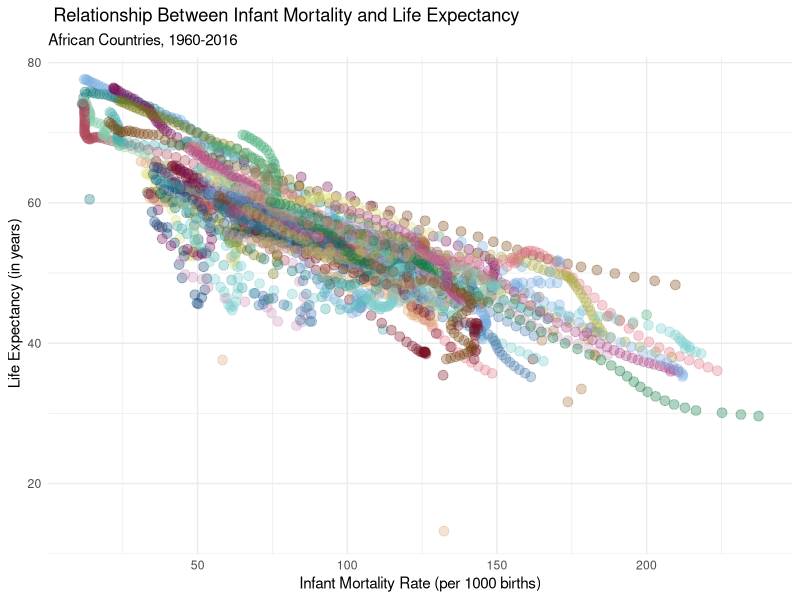
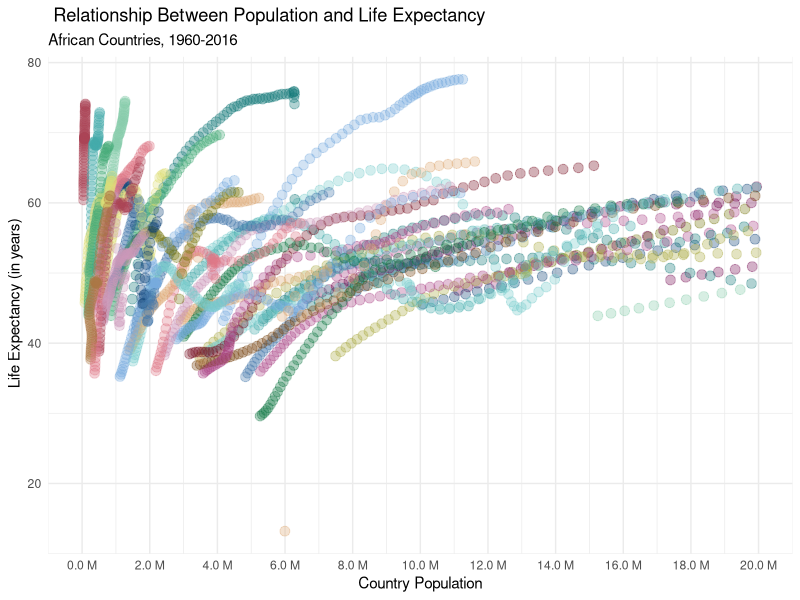
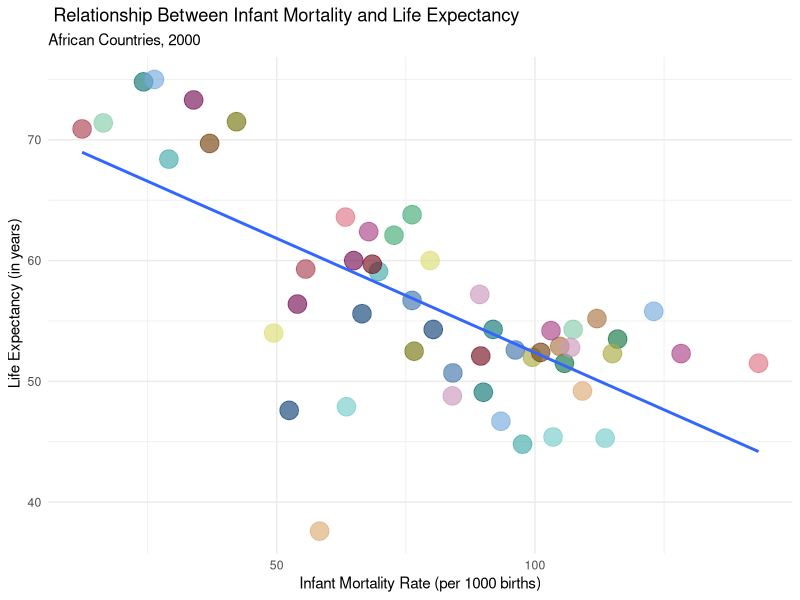

R code for these plots, in order:
## ---- chunk 1
library(dslabs)
library(tidyverse)
library(skimr)
data(gapminder)

plt_colors <- rep(c("#771155", "#AA4488", "#CC99BB", "#114477", "#4477AA", "#77AADD", 
"#117777", "#44AAAA", "#77CCCC", "#117744", "#44AA77", "#88CCAA", 
"#777711", "#AAAA44", "#DDDD77", "#774411", "#AA7744", "#DDAA77", 
"#771122", "#AA4455", "#DD7788"),3)

## ---- chunk 2
glimpse(gapminder)
skim(gapminder)
## ---- chunk 3
africadata <- gapminder %>% filter(continent == "Africa") %>% select(country, population, infant_mortality, life_expectancy)
glimpse(africadata)
skim(africadata)

## ---- chunk 4

africadata %>%
  ggplot() +
  geom_point(
    aes(
      x = infant_mortality,
      y = life_expectancy,
      color = country,
      fill = country
    ),
    size = 3,
    alpha = 0.33
  ) +
  labs(
    title = " Relationship Between Infant Mortality and Life Expectancy" ,
    subtitle = "African Countries, 1960-2016",
    x =  "Infant Mortality Rate (per 1000 births)",
    y = " Life Expectancy (in years)"
  ) +
  scale_fill_manual(values = plt_colors[1:51], aesthetics = c("color", "fill")) +
  theme_minimal() +
  theme(legend.position = 'none')

## ---- chunk 5
africadata %>%
  ggplot() +
  geom_point(
    aes(
      x = population,
      y = life_expectancy,
      color = country,
      fill = country
    ),
    size = 3,
    alpha = 0.33
  ) +
  labs(
    title = " Relationship Between Population and Life Expectancy" ,
    subtitle = "African Countries, 1960-2016",
    x =  "Country Population",
    y = " Life Expectancy (in years)"
  ) +
  scale_fill_manual(values = plt_colors[1:51], aesthetics = c("color", "fill")) +
  scale_x_continuous(limits = c(0,20000000), breaks = seq(0, 20000000, 2000000), labels = scales::unit_format(scale = .000001, unit = "M", accuracy = .1))+ 
  theme_minimal() +
  theme(legend.position = 'none')
## ---- chunk 6
africa2000 <- gapminder %>% filter(continent == "Africa" & year == 2000) %>% select(country, population, infant_mortality, life_expectancy)


africa2000 %>% 
  ggplot() +
  geom_point(
    aes(
      x = infant_mortality,
      y = life_expectancy,
      color = country,
      fill = country
      ),
    shape = 21,
    size = 6,
    alpha = 0.65
  ) +
    geom_smooth(
    aes(x = infant_mortality, y = life_expectancy),
    method = lm,
    se = FALSE,
    fullrange = TRUE,
    level = 0.95
  ) +labs(
    title = " Relationship Between Infant Mortality and Life Expectancy" ,
    subtitle = "African Countries, 2000",
    x =  "Infant Mortality Rate (per 1000 births)",
    y = " Life Expectancy (in years)"
  ) +
  scale_fill_manual(values = plt_colors[1:51], aesthetics = c("color", "fill")) +
  theme_minimal() +
  theme(legend.position = 'none')
